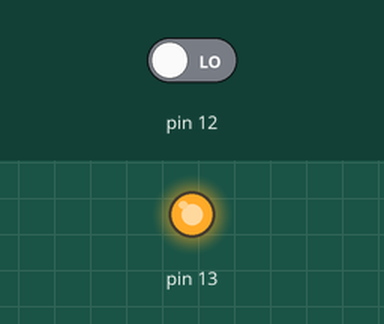
The sketch below on a simulated Arduino Uno, built with avr-gcc and run on an emulated ATmega328P. Parts: output pins drawn as LEDs (lit = HIGH). The inputs (shaded band) are chosen by the test bench; at power-on: pin 12 LOW.

Above: at 1.2 s.
1.3 s: pin 12 driven HIGH
At 2.1 s:
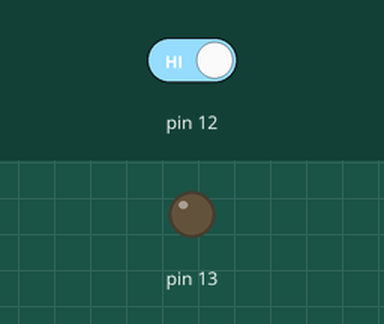
2.8 s: pin 12 driven LOW
At 3.2 s:
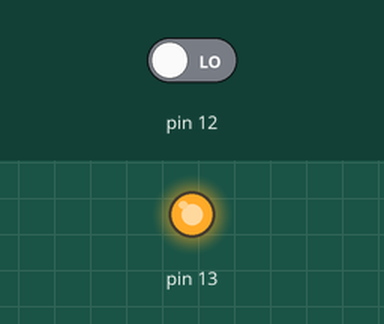
Timing chart, 0 to 5.8 s (numbered marks = the images above; inputs shaded):
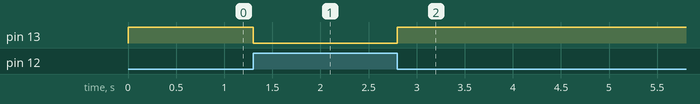

The sketch:

codigo.ino
```cpp
int estadoBotao = 0;

void setup() {
  pinMode(13,OUTPUT);
  pinMode(12,INPUT);
}

void loop() {
  estadoBotao = digitalRead(12);

  if (estadoBotao == HIGH) {
    digitalWrite(13,LOW);
  } else {
    digitalWrite(13,HIGH);
  }
}
```

Measured:
- after the input at 1.3 s, pin 13: HIGH → LOW at once
- after the input at 2.8 s, pin 13: LOW → HIGH at once
